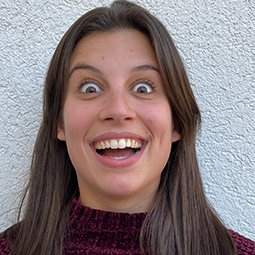
#> input picture OurDataBase/Matilde/9.png, 255 x 255 px
$ jupyter execute --allow-errors Eigenfaces_OurDatabase.ipynb   (shell and % lines are left out)
#> lines starting #> are read from the running program, lines starting #| are printed output that depends on the picture
[cell 1]
import numpy as np
import matplotlib.pyplot as plt
from PIL import Image

### Leitura das imagens de treino

* f é para usar as chavetas { } na string

* convert('L') é para tornas as fotografias greyscale (monocromático)

[cell 2]
import glob
images = [glob.glob('OurDataBase/{}/*'.format(pasta)) for pasta in ['Cristina', 'Maria', 'Matilde', 'Pedro']]

[cell 3]
base = [Image.open(img).convert('L') for pasta in images for img in pasta]
#> base = 1 item

#### "Chama" a imagem

[cell 4]
input_img = Image.open(f'OurDataBase/Matilde/9.png').convert('L')
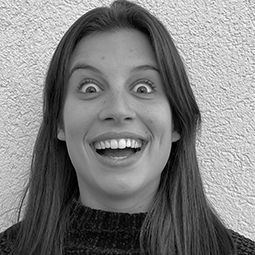
#> input_img: PIL image 255x255 L; min 0, max 255, mean 128
input_img

#### Saber a quantidade de fotografias que existem

[cell 5]
M = len(base)
#> M = 1
M
#> Out = 1

#### Gera uma lista de listas em que cada lista corresponde a uma imagem (0 a 399)

[cell 6]
X = np.array([base[i].getdata() for i in range(M)])

#### Temos 36 listas em que cada uma 65025 elementos

[cell 7]
print(X.shape)
#| (1, 65025)
X

### Centrar o X à média

[cell 8]
media = np.mean(X, 0)
phi = X - media

[cell 9]
media

Tamanho da matriz, será uma matriz 36$\times$65025:

[cell 10]
phi.shape
#> Out = (1, 65025)

### Matriz Covariância

* e_faces : vetores singulares
* sigma : valores singulares
* Não vamos usar o v pelo que metemos como "_"

[cell 11]
e_faces, sigma, _ = np.linalg.svd(phi.transpose(), full_matrices = False)
#> sigma = [0]

[cell 12]
#matrix_Cov = np.cov(phi)
#matrix_Cov

### Cálculo dos valores próprios

#### Os valores singulares são a raiz de um valor próprio, logo:

[cell 13]
val_prop = sigma*sigma
#> val_prop = [0]

#### Ordenar os valores próprios de forma decrescente

[cell 14]
val_prop = np.sort(val_prop)
# o sort dá a lista ordenada crescentemente
# queremos decrescentemente, daí o ::-1
val_prop = val_prop[::-1]

#### Traço da matriz de dispersão (soma de todos valores próprios)

[cell 15]
traco = sum(val_prop)
#> traco = 0

### Componentes Principais - Elbow Plot

#### Calcular o $k$ consoante a confiança da soma dos $k$ primeiros valores próprios.
* parar quando temos uma confiança mínima de 80%;
* parar quando começar a incrementar menos de 0.5% na confiança.

[cell 16]
confianca_alvo = 0.80
k = 0
confianca = 0
confiancaAnt = 0

#> (the rest of this cell did not finish here and is left out)

#### A escolha do $k$ baseou-se não só no cálculo da confiança, tal como na visualização do $\textit{elbow plot}$

Localização do $k$ no elbow plot (método do cotovelo)

[cell 17]
k = 5

[cell 18]
plt.figure(figsize = (10, 10))
t = np.arange(0, M, 1)
#> t = [0]
plt.plot(t, val_prop, 'x')
#> (the rest of this cell did not finish here and is left out)

#### Cálculo dos $k$ primeiros vetores próprios

[cell 19]
newE_Faces = e_faces[:, 0:k]

[cell 20]
phi.shape
#> Out = (1, 65025)

[cell 21]
newE_Faces.shape
#> Out = (65025, 1)

### Projeção dos dados

[cell 22]
coef_proj = [np.dot(phi[i], newE_Faces) for i in range(M)]
#> coef_proj = [[0]]

#### Aplicação:

[cell 23]
display(plt.matshow(np.reshape(newE_Faces.T[0], (255, 255)), cmap = 'gray'))
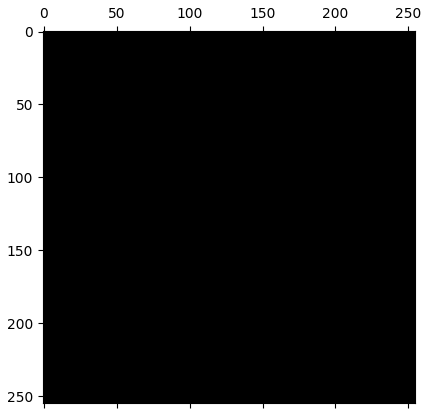
#> figure drawn by matplotlib, 1 panel

#> (a cell that did not finish here is left out)

#> (a cell that did not finish here is left out)

[cell 26]
#display(plt.matshow(np.reshape(newE_Faces.T[3], (255, 255)), cmap = 'gray'))

#> (a cell that did not finish here is left out)

### Distância Euclidiana

[cell 28]
def euclidian(coef_proj, test_coef_proj, M):
    dist = [np.linalg.norm(coef_proj[i] - test_coef_proj) for i in range(M)]
    return dist

### Distância Mahalanobis

[cell 29]
def mahalanobis(coef_proj, test_coef_proj, val_prop, M):
    dist = [np.sum(np.divide(pow(coef_proj[i] - test_coef_proj, 2), val_prop)) for i in range(M)]
    return dist

### Reconhecimento facial

#### A função $\textit{recognition}$ indica se o reconhecimento é efetuado com sucesso ou se este falha consoante a distância mínima entre duas imagens da base de dados.

[cell 30]
def recognition(dist, typeDist, limiteMaha, limiteEucli):
    d_min = np.min(dist)

    if typeDist == 'euclidian':
        limite = limiteEucli
    else:
        limite = limiteMaha

    if d_min < limite:
        # como temos 9 imagens por pasta
        pasta = int(np.floor(np.argmin(dist)/9))

        person =  ['Cristina', 'Maria', 'Matilde', 'Pedro'][pasta]

        print('Para a distância: ', typeDist)
        print('\tPessoa prevista: 'f'{person}\n\tdist = {d_min}')
        return person
    else:
        print('Falhou no reconhecimento.')
        return 'Fail'

#### A função que se segue tem como objetivo identificar uma imagem de forma mais geral.

[cell 31]
def identifyImage(img, typeDist, plot, limiteMaha, limiteEucli):
    gamma = np.array(img.getdata())
    test_phi = gamma - media
    test_coef_proj = np.dot(test_phi, newE_Faces)

    if typeDist == 'euclidian':
        dist = euclidian(coef_proj, test_coef_proj, M)
    elif typeDist == 'mahalanobis':
        dist = mahalanobis(coef_proj, test_coef_proj, val_prop[:k], M)
    else:
        print('Something went wrong :(')
        return -1

    if plot == True:
        return test_coef_proj[0:2]
    else:
        return recognition(dist, typeDist, limiteMaha, limiteEucli)

#### Comparação da localização do indivíduo de teste (triângulo) em relação aos de treino

[cell 32]
plt.figure(figsize = (15, 15))
plt.axis('equal')

#> (the rest of this cell did not finish here and is left out)

#### Função que determina o score para uma determinada métrica de distância.

[cell 33]
from sklearn.metrics import confusion_matrix, classification_report

def getScore(distanceMetric, real):
    predictions = []

    for image in range(1, 17):
        predictions.append(identifyImage(
            Image.open(f'OurDataBase/{image}.png').convert('L'),
            distanceMetric, False, 0.03, 3200))

    #print(confusion_matrix(real, predictions))
    print(classification_report(real, predictions, digits = 3, zero_division = 0))

#### Identificação dos indivíduos de teste.

[cell 34]
test = []
#> test = []

for i in range(1, 4):
    test.append('Cristina')
#> after the loop, test = ['Cristina', 'Cristina', 'Cristina']

for i in range(4, 13):
    test.append('Maria')
#> after the loop, test = ['Cristina', 'Cristina', 'Cristina', 'Maria', 'Maria', 'Maria', 'Maria', 'Maria', 'Maria', 'Maria', 'Maria', 'Maria']

for i in range(13, 15):
    test.append('Matilde')
#> after the loop, test = ['Cristina', 'Cristina', 'Cristina', 'Maria', 'Maria', 'Maria', 'Maria', 'Maria', 'Maria', 'Maria', 'Maria', 'Maria', 'Matilde', 'Matilde']

test.append('Pedro')
test.append('Fail')

### Score para Mahalanobis

#> (a cell that did not finish here is left out)

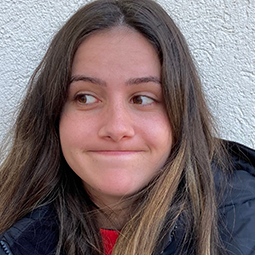
#> input picture OurDataBase/1.png, 255 x 255 px
#> in identifyImage, `test_coef_proj = np.dot(test_phi, newE_Faces)`: test_coef_proj = [4]
#> in mahalanobis, `dist = [np.sum(np.divide(pow(coef_proj[i] - test_coef_proj, 2), val_pr..`: dist = [inf]
#> in recognition, `d_min = np.min(dist)`: d_min = inf

### Score para Euclidiana

#> (a cell that did not finish here is left out)

#> in euclidian, `dist = [np.linalg.norm(coef_proj[i] - test_coef_proj) for i in range(M)]`: dist = [4]
#| 	Pessoa prevista: Cristina
#| 	dist = 4.0

#### Determinar o limite superior da Euclidiana

[cell 37]
from sklearn.model_selection import ParameterGrid
from sklearn.metrics import accuracy_score

parameters = {
    'limiteEucl': range(2400, 3500, 50),
    'limiteMaha': [0.0]
}

combinations = list(ParameterGrid(parameters))
#> combinations = 22 items

bestScore = 0.0
bestCombination = {}

#> (the rest of this cell did not finish here and is left out)

#| 	Pessoa prevista: Cristina
#| 	dist = 4.0

    if bestScore < accuracy_score(test, predictions):
        bestScore = accuracy_score(test, predictions)
        bestCombination = i

[cell 38]
print('\t{}\n\t{}'.format(bestCombination, bestScore))

#### Determinar limite superior na Mahalanobis

[cell 39]
parameters = {
    'limiteEucl': [0.0],
    'limiteMaha': np.arange(0.01, 0.08, 0.005)
}
#> parameters = {'limiteEucl': [0], 'limiteMaha': [0.01, 0.015, 0.02, 0.025, 0.03, 0.035, 0.04, 0.045, 0.05, 0.055, 0.06, 0.065, 0.07, 0.075, 0.08]}

combinations = list(ParameterGrid(parameters))
#> combinations = 15 items

bestScore = 0.0
bestCombination = {}

#> (the rest of this cell did not finish here and is left out)


    if bestScore < accuracy_score(test, predictions):
        bestScore = accuracy_score(test, predictions)
        bestCombination = i
